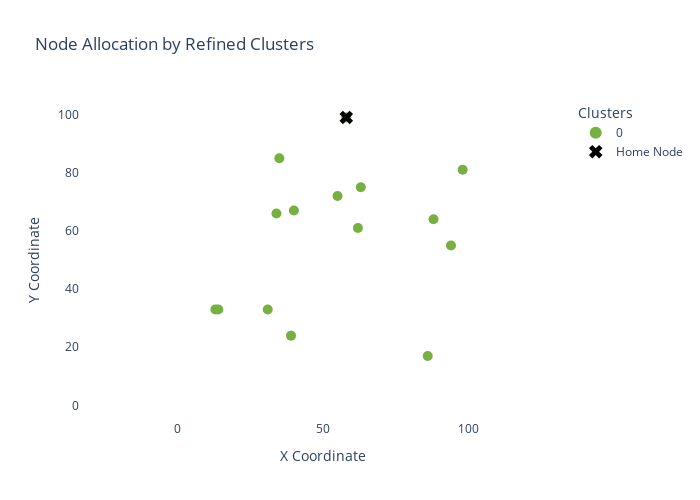

Write notebook code for a chart like this one.
### Markdown cell above
- print more info (opening hours, fixed appointments, priority, decisions [removing a node, replacing a node to another day, priority, etc])
- use data to fine tune hyperparameters

evtl:
- Store state and if it was possible to find routes for all solutions iteratively add nodes based on node priority and distance to root node (those further away should be included more likely)
- Test Discrete Priority (must be visited this week; must be visited next week; ...)
- Compare routes with and without overnight stays / large clusters

### Code cell
plot_refined_clusters(refined_clusters, nodes_df, home_node_id=0)

### Figure 1 — Plotly figure (JSON) as saved in the notebook; plotly's stock layout.template omitted (floating-point values rounded to 4 significant figures)
{"data": [{"hoverinfo": "text", "hovertext": ["Node: 0<br>Days: [0, 1, 2, 3, 4]<br>Priority: 0.20 <br>Angle to home: 0.0 <br>Distance to home: 0.0", "Node: 1<br>Days: [0, 1, 2, 3, 4]<br>Priority: 0.79 <br>Angle to home: 309.28940686250036 <br>Distance to home: 56.85", "Node: 2<br>Days: [0, 1, 2, 3, 4]<br>Priority: 0.69 <br>Angle to home: 281.76828893202065 <br>Distance to home: 24.52", "Node: 3<br>Days: [0, 1, 2, 3, 4]<br>Priority: 0.93 <br>Angle to home: 255.78414652632645 <br>Distance to home: 77.37", "Node: 4<br>Days: [0, 1, 2, 3, 4]<br>Priority: 0.17 <br>Angle to home: 310.6012946450045 <br>Distance to home: 46.1", "Node: 5<br>Days: [0, 1, 2, 3, 4]<br>Priority: 0.60 <br>Angle to home: 335.77225468204585 <br>Distance to home: 43.86", "Node: 6<br>Days: [0, 1, 2, 3, 4]<br>Priority: 0.18 <br>Angle to home: 235.71312302279102 <br>Distance to home: 79.88", "Node: 7<br>Days: [0, 1, 2, 3, 4]<br>Priority: 0.05 <br>Angle to home: 247.75097634278762 <br>Distance to home: 71.31", "Node: 8<br>Days: [0, 1, 2, 3, 4]<br>Priority: 0.38 <br>Angle to home: 288.8531587644191 <br>Distance to home: 86.65", "Node: 9<br>Days: [0, 1, 2, 3, 4]<br>Priority: 0.39 <br>Angle to home: 276.00900595749454 <br>Distance to home: 38.21", "Node: 10<br>Days: [0, 1, 2, 3, 4]<br>Priority: 1.00 <br>Angle to home: 263.6598082540901 <br>Distance to home: 27.17", "Node: 11<br>Days: [0, 1, 2, 3, 4]<br>Priority: 0.79 <br>Angle to home: 240.64224645720873 <br>Distance to home: 36.72", "Node: 12<br>Days: [0, 1, 2, 3, 4]<br>Priority: 0.67 <br>Angle to home: 233.9726266148964 <br>Distance to home: 40.8", "Node: 13<br>Days: [0, 1, 2, 3, 4]<br>Priority: 0.57 <br>Angle to home: 211.32869286780416 <br>Distance to home: 26.93", "Node: 14<br>Days: [0, 1, 2, 3, 4]<br>Priority: 0.25 <br>Angle to home: 236.30993247402023 <br>Distance to home: 79.32"], "marker": {"color": "#76B041", "size": 10}, "mode": "markers", "name": "0", "type": "scatter", "x": [58, 94, 63, 39, 88, 98, 13, 31, 86, 62, 55, 40, 34, 35, 14], "y": [99, 55, 75, 24, 64, 81, 33, 33, 17, 61, 72, 67, 66, 85, 33]}, {"hoverinfo": "text", "hovertext": "Home: Node 0", "marker": {"color": "black", "size": 12, "symbol": "x"}, "mode": "markers", "name": "Home Node", "type": "scatter", "x": [58], "y": [99]}], "layout": {"height": 500, "hovermode": "closest", "legend": {"itemsizing": "constant", "title": {"text": "Clusters"}}, "plot_bgcolor": "white", "title": {"text": "Node Allocation by Refined Clusters"}, "width": 700, "xaxis": {"range": [-5, 105], "title": {"text": "X Coordinate"}}, "yaxis": {"range": [-5, 105], "scaleanchor": "x", "scaleratio": 1, "title": {"text": "Y Coordinate"}}}}
